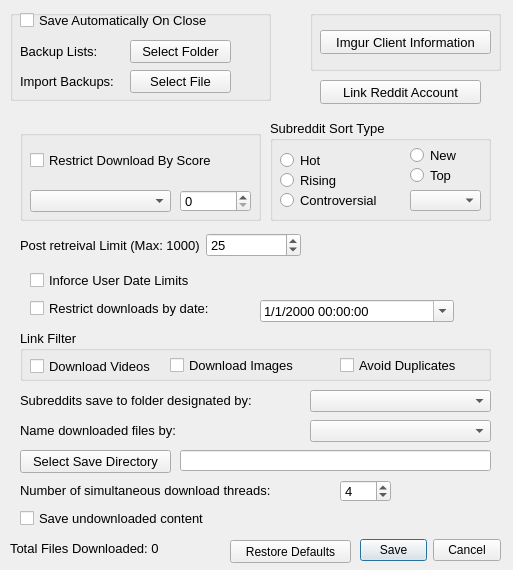
<?xml version="1.0" encoding="UTF-8"?>
<ui version="4.0">
 <class>Settings</class>
 <widget class="QWidget" name="Settings">
  <property name="geometry">
   <rect>
    <x>0</x>
    <y>0</y>
    <width>513</width>
    <height>570</height>
   </rect>
  </property>
  <property name="sizePolicy">
   <sizepolicy hsizetype="Fixed" vsizetype="Fixed">
    <horstretch>0</horstretch>
    <verstretch>0</verstretch>
   </sizepolicy>
  </property>
  <property name="minimumSize">
   <size>
    <width>513</width>
    <height>570</height>
   </size>
  </property>
  <property name="maximumSize">
   <size>
    <width>513</width>
    <height>570</height>
   </size>
  </property>
  <property name="windowTitle">
   <string>Settings</string>
  </property>
  <property name="windowIcon">
   <iconset>
    <normaloff>Images/settings_single_gear.png</normaloff>Images/settings_single_gear.png</iconset>
  </property>
  <property name="whatsThis">
   <string>&lt;html&gt;&lt;head/&gt;&lt;body&gt;&lt;p&gt;&lt;span style=&quot; font-size:10pt;&quot;&gt;This is the settings dialog where the settings used throughout the program are determined.  See the user manual for more information (it can be accessed through the help menu)&lt;/span&gt;&lt;/p&gt;&lt;/body&gt;&lt;/html&gt;</string>
  </property>
  <widget class="QWidget" name="gridLayoutWidget_2">
   <property name="geometry">
    <rect>
     <x>310</x>
     <y>10</y>
     <width>191</width>
     <height>61</height>
    </rect>
   </property>
   <layout class="QGridLayout" name="gridLayout_2">
    <item row="2" column="0">
     <widget class="QGroupBox" name="accounts_group">
      <property name="title">
       <string/>
      </property>
      <widget class="QPushButton" name="imgur_client_button">
       <property name="geometry">
        <rect>
         <x>10</x>
         <y>20</y>
         <width>171</width>
         <height>24</height>
        </rect>
       </property>
       <property name="font">
        <font>
         <pointsize>10</pointsize>
        </font>
       </property>
       <property name="text">
        <string>Imgur Client Information</string>
       </property>
      </widget>
     </widget>
    </item>
   </layout>
  </widget>
  <widget class="QWidget" name="gridLayoutWidget">
   <property name="geometry">
    <rect>
     <x>10</x>
     <y>10</y>
     <width>261</width>
     <height>91</height>
    </rect>
   </property>
   <layout class="QGridLayout" name="gridLayout">
    <item row="0" column="0">
     <widget class="QGroupBox" name="groupBox">
      <property name="title">
       <string/>
      </property>
      <widget class="QCheckBox" name="auto_save_checkbox">
       <property name="geometry">
        <rect>
         <x>10</x>
         <y>0</y>
         <width>241</width>
         <height>20</height>
        </rect>
       </property>
       <property name="font">
        <font>
         <pointsize>10</pointsize>
        </font>
       </property>
       <property name="text">
        <string>Save Automatically On Close</string>
       </property>
      </widget>
      <widget class="QLabel" name="label">
       <property name="geometry">
        <rect>
         <x>10</x>
         <y>30</y>
         <width>85</width>
         <height>23</height>
        </rect>
       </property>
       <property name="font">
        <font>
         <pointsize>10</pointsize>
        </font>
       </property>
       <property name="text">
        <string>Backup Lists:</string>
       </property>
      </widget>
      <widget class="QPushButton" name="backup_select_folder_button">
       <property name="geometry">
        <rect>
         <x>120</x>
         <y>30</y>
         <width>101</width>
         <height>23</height>
        </rect>
       </property>
       <property name="font">
        <font>
         <pointsize>10</pointsize>
        </font>
       </property>
       <property name="text">
        <string>Select Folder</string>
       </property>
      </widget>
      <widget class="QLabel" name="label_2">
       <property name="geometry">
        <rect>
         <x>10</x>
         <y>60</y>
         <width>109</width>
         <height>23</height>
        </rect>
       </property>
       <property name="font">
        <font>
         <pointsize>10</pointsize>
        </font>
       </property>
       <property name="text">
        <string>Import Backups:</string>
       </property>
      </widget>
      <widget class="QPushButton" name="backup_import_file_button">
       <property name="geometry">
        <rect>
         <x>120</x>
         <y>60</y>
         <width>101</width>
         <height>23</height>
        </rect>
       </property>
       <property name="font">
        <font>
         <pointsize>10</pointsize>
        </font>
       </property>
       <property name="text">
        <string>Select File</string>
       </property>
      </widget>
     </widget>
    </item>
   </layout>
  </widget>
  <widget class="QWidget" name="gridLayoutWidget_6">
   <property name="geometry">
    <rect>
     <x>10</x>
     <y>110</y>
     <width>491</width>
     <height>431</height>
    </rect>
   </property>
   <layout class="QGridLayout" name="gridLayout_6">
    <item row="0" column="0">
     <widget class="QStackedWidget" name="stackedWidget">
      <property name="font">
       <font>
        <pointsize>10</pointsize>
       </font>
      </property>
      <property name="currentIndex">
       <number>0</number>
      </property>
      <widget class="QWidget" name="page">
       <widget class="QWidget" name="gridLayoutWidget_3">
        <property name="geometry">
         <rect>
          <x>10</x>
          <y>20</y>
          <width>241</width>
          <height>91</height>
         </rect>
        </property>
        <layout class="QGridLayout" name="gridLayout_3" rowstretch="0,0">
         <property name="horizontalSpacing">
          <number>6</number>
         </property>
         <item row="1" column="0">
          <widget class="QGroupBox" name="score_group">
           <property name="title">
            <string/>
           </property>
           <widget class="QCheckBox" name="restrict_to_score_checkbox">
            <property name="geometry">
             <rect>
              <x>10</x>
              <y>20</y>
              <width>221</width>
              <height>20</height>
             </rect>
            </property>
            <property name="font">
             <font>
              <pointsize>10</pointsize>
             </font>
            </property>
            <property name="toolTip">
             <string>&lt;html&gt;&lt;head/&gt;&lt;body&gt;&lt;p&gt;&lt;span style=&quot; font-size:10pt;&quot;&gt;If checked, posts will only be downloaded if they are above or below a certain score&lt;/span&gt;&lt;/p&gt;&lt;/body&gt;&lt;/html&gt;</string>
            </property>
            <property name="layoutDirection">
             <enum>Qt::LeftToRight</enum>
            </property>
            <property name="text">
             <string>Restrict Download By Score</string>
            </property>
           </widget>
           <widget class="QComboBox" name="post_score_combo">
            <property name="geometry">
             <rect>
              <x>10</x>
              <y>60</y>
              <width>141</width>
              <height>22</height>
             </rect>
            </property>
            <property name="font">
             <font>
              <pointsize>10</pointsize>
             </font>
            </property>
            <property name="editable">
             <bool>false</bool>
            </property>
            <property name="currentText">
             <string/>
            </property>
           </widget>
           <widget class="QSpinBox" name="post_score_limit_spin_box">
            <property name="geometry">
             <rect>
              <x>160</x>
              <y>60</y>
              <width>71</width>
              <height>22</height>
             </rect>
            </property>
            <property name="maximum">
             <number>100000</number>
            </property>
           </widget>
          </widget>
         </item>
        </layout>
       </widget>
       <widget class="QWidget" name="gridLayoutWidget_5">
        <property name="geometry">
         <rect>
          <x>260</x>
          <y>10</y>
          <width>221</width>
          <height>101</height>
         </rect>
        </property>
        <layout class="QGridLayout" name="gridLayout_5">
         <item row="1" column="0" rowspan="2">
          <widget class="QGroupBox" name="subreddit_sort_group">
           <property name="font">
            <font>
             <pointsize>10</pointsize>
            </font>
           </property>
           <property name="title">
            <string>Subreddit Sort Type</string>
           </property>
           <widget class="QRadioButton" name="sub_sort_hot_radio">
            <property name="geometry">
             <rect>
              <x>10</x>
              <y>30</y>
              <width>51</width>
              <height>21</height>
             </rect>
            </property>
            <property name="font">
             <font>
              <pointsize>10</pointsize>
             </font>
            </property>
            <property name="text">
             <string>Hot</string>
            </property>
           </widget>
           <widget class="QRadioButton" name="sub_sort_rising_radio">
            <property name="geometry">
             <rect>
              <x>10</x>
              <y>50</y>
              <width>61</width>
              <height>21</height>
             </rect>
            </property>
            <property name="font">
             <font>
              <pointsize>10</pointsize>
             </font>
            </property>
            <property name="text">
             <string>Rising</string>
            </property>
           </widget>
           <widget class="QRadioButton" name="sub_sort_new_radio">
            <property name="geometry">
             <rect>
              <x>140</x>
              <y>20</y>
              <width>91</width>
              <height>31</height>
             </rect>
            </property>
            <property name="font">
             <font>
              <pointsize>10</pointsize>
             </font>
            </property>
            <property name="text">
             <string>New</string>
            </property>
           </widget>
           <widget class="QRadioButton" name="sub_sort_top_radio">
            <property name="geometry">
             <rect>
              <x>140</x>
              <y>40</y>
              <width>91</width>
              <height>31</height>
             </rect>
            </property>
            <property name="font">
             <font>
              <pointsize>10</pointsize>
             </font>
            </property>
            <property name="text">
             <string>Top</string>
            </property>
           </widget>
           <widget class="QRadioButton" name="sub_sort_controversial_radio">
            <property name="geometry">
             <rect>
              <x>10</x>
              <y>70</y>
              <width>111</width>
              <height>21</height>
             </rect>
            </property>
            <property name="font">
             <font>
              <pointsize>10</pointsize>
             </font>
            </property>
            <property name="text">
             <string>Controversial</string>
            </property>
           </widget>
           <widget class="QComboBox" name="sub_sort_top_combo">
            <property name="geometry">
             <rect>
              <x>140</x>
              <y>70</y>
              <width>71</width>
              <height>21</height>
             </rect>
            </property>
           </widget>
          </widget>
         </item>
        </layout>
       </widget>
       <widget class="QWidget" name="gridLayoutWidget_4">
        <property name="geometry">
         <rect>
          <x>10</x>
          <y>120</y>
          <width>281</width>
          <height>31</height>
         </rect>
        </property>
        <layout class="QGridLayout" name="gridLayout_4">
         <item row="0" column="0">
          <widget class="QLabel" name="post_limit_label">
           <property name="font">
            <font>
             <pointsize>10</pointsize>
            </font>
           </property>
           <property name="text">
            <string>Post retreival Limit (Max: 1000)</string>
           </property>
          </widget>
         </item>
         <item row="0" column="1">
          <widget class="QSpinBox" name="post_limit_spinbox">
           <property name="font">
            <font>
             <pointsize>10</pointsize>
            </font>
           </property>
           <property name="toolTip">
            <string>&lt;html&gt;&lt;head/&gt;&lt;body&gt;&lt;p&gt;&lt;span style=&quot; font-size:10pt;&quot;&gt;Sets the max number of posts to retrieve from Reddit.  The limit is 1000 posts (this limit is imposed by the reddit api)&lt;/span&gt;&lt;/p&gt;&lt;/body&gt;&lt;/html&gt;</string>
           </property>
           <property name="buttonSymbols">
            <enum>QAbstractSpinBox::UpDownArrows</enum>
           </property>
           <property name="accelerated">
            <bool>true</bool>
           </property>
           <property name="minimum">
            <number>1</number>
           </property>
           <property name="maximum">
            <number>1000</number>
           </property>
           <property name="value">
            <number>25</number>
           </property>
          </widget>
         </item>
        </layout>
       </widget>
       <widget class="QGroupBox" name="groupBox_2">
        <property name="geometry">
         <rect>
          <x>10</x>
          <y>220</y>
          <width>471</width>
          <height>51</height>
         </rect>
        </property>
        <property name="font">
         <font>
          <pointsize>10</pointsize>
         </font>
        </property>
        <property name="title">
         <string>Link Filter</string>
        </property>
        <widget class="QCheckBox" name="link_filter_video_checkbox">
         <property name="geometry">
          <rect>
           <x>10</x>
           <y>21</y>
           <width>141</width>
           <height>31</height>
          </rect>
         </property>
         <property name="font">
          <font>
           <pointsize>10</pointsize>
          </font>
         </property>
         <property name="text">
          <string>Download Videos</string>
         </property>
        </widget>
        <widget class="QCheckBox" name="link_filter_image_checkbox">
         <property name="geometry">
          <rect>
           <x>150</x>
           <y>20</y>
           <width>161</width>
           <height>31</height>
          </rect>
         </property>
         <property name="font">
          <font>
           <pointsize>10</pointsize>
          </font>
         </property>
         <property name="text">
          <string>Download Images</string>
         </property>
        </widget>
        <widget class="QCheckBox" name="link_filter_avoid_duplicates_checkbox">
         <property name="geometry">
          <rect>
           <x>320</x>
           <y>20</y>
           <width>131</width>
           <height>31</height>
          </rect>
         </property>
         <property name="font">
          <font>
           <pointsize>10</pointsize>
          </font>
         </property>
         <property name="text">
          <string>Avoid Duplicates</string>
         </property>
        </widget>
       </widget>
       <widget class="QCheckBox" name="date_restriction_checkbox">
        <property name="geometry">
         <rect>
          <x>20</x>
          <y>160</y>
          <width>201</width>
          <height>21</height>
         </rect>
        </property>
        <property name="font">
         <font>
          <pointsize>10</pointsize>
         </font>
        </property>
        <property name="toolTip">
         <string>&lt;html&gt;&lt;head/&gt;&lt;body&gt;&lt;p&gt;&lt;span style=&quot; font-size:10pt;&quot;&gt;If checked, only links that have been posted after the date of the last post downloaded by each user will be downloaded.&lt;/span&gt;&lt;/p&gt;&lt;/body&gt;&lt;/html&gt;</string>
        </property>
        <property name="text">
         <string>Inforce User Date Limits</string>
        </property>
       </widget>
       <widget class="QLabel" name="subreddit_save_location_label">
        <property name="geometry">
         <rect>
          <x>10</x>
          <y>280</y>
          <width>271</width>
          <height>21</height>
         </rect>
        </property>
        <property name="font">
         <font>
          <pointsize>10</pointsize>
         </font>
        </property>
        <property name="text">
         <string>Subreddits save to folder designated by:</string>
        </property>
       </widget>
       <widget class="QComboBox" name="subreddit_save_by_combo">
        <property name="geometry">
         <rect>
          <x>300</x>
          <y>280</y>
          <width>181</width>
          <height>22</height>
         </rect>
        </property>
       </widget>
       <widget class="QLabel" name="name_files_label">
        <property name="geometry">
         <rect>
          <x>10</x>
          <y>310</y>
          <width>181</width>
          <height>21</height>
         </rect>
        </property>
        <property name="font">
         <font>
          <pointsize>10</pointsize>
         </font>
        </property>
        <property name="text">
         <string>Name downloaded files by:</string>
        </property>
       </widget>
       <widget class="QComboBox" name="name_downloads_by_combo">
        <property name="geometry">
         <rect>
          <x>300</x>
          <y>310</y>
          <width>181</width>
          <height>22</height>
         </rect>
        </property>
       </widget>
       <widget class="QLineEdit" name="save_directory_line_edit">
        <property name="geometry">
         <rect>
          <x>170</x>
          <y>340</y>
          <width>311</width>
          <height>21</height>
         </rect>
        </property>
        <property name="font">
         <font>
          <pointsize>9</pointsize>
         </font>
        </property>
       </widget>
       <widget class="QPushButton" name="save_directory_dialog_button">
        <property name="geometry">
         <rect>
          <x>10</x>
          <y>340</y>
          <width>151</width>
          <height>23</height>
         </rect>
        </property>
        <property name="font">
         <font>
          <pointsize>10</pointsize>
         </font>
        </property>
        <property name="text">
         <string>Select Save Directory</string>
        </property>
       </widget>
       <widget class="QCheckBox" name="restrict_by_custom_date_checkbox">
        <property name="geometry">
         <rect>
          <x>20</x>
          <y>190</y>
          <width>211</width>
          <height>17</height>
         </rect>
        </property>
        <property name="text">
         <string>Restrict downloads by date:</string>
        </property>
       </widget>
       <widget class="QDateTimeEdit" name="date_limit_edit">
        <property name="geometry">
         <rect>
          <x>250</x>
          <y>190</y>
          <width>194</width>
          <height>22</height>
         </rect>
        </property>
        <property name="displayFormat">
         <string>M/d/yyyy hh:mm:ss</string>
        </property>
        <property name="calendarPopup">
         <bool>true</bool>
        </property>
       </widget>
       <widget class="QLabel" name="label_3">
        <property name="geometry">
         <rect>
          <x>10</x>
          <y>370</y>
          <width>321</width>
          <height>21</height>
         </rect>
        </property>
        <property name="text">
         <string>Number of simultaneous download threads:</string>
        </property>
       </widget>
       <widget class="QSpinBox" name="thread_limit_spinbox">
        <property name="geometry">
         <rect>
          <x>330</x>
          <y>370</y>
          <width>51</width>
          <height>22</height>
         </rect>
        </property>
        <property name="toolTip">
         <string>&lt;html&gt;&lt;head/&gt;&lt;body&gt;&lt;p&gt;&lt;span style=&quot; font-size:10pt;&quot;&gt;This is the number of download threads that will be spawned to download content simultaneously.  The max number is set based on your computers number of processor cores (real and logical)&lt;/span&gt;&lt;/p&gt;&lt;/body&gt;&lt;/html&gt;</string>
        </property>
        <property name="maximum">
         <number>12</number>
        </property>
        <property name="value">
         <number>4</number>
        </property>
       </widget>
       <widget class="QCheckBox" name="save_undownloaded_content_checkbox">
        <property name="geometry">
         <rect>
          <x>10</x>
          <y>400</y>
          <width>321</width>
          <height>17</height>
         </rect>
        </property>
        <property name="toolTip">
         <string>&lt;html&gt;&lt;head/&gt;&lt;body&gt;&lt;p&gt;When checked, content that has been extracted but not downloaded will be saved and redownloaded during the next run. This prevents content from having to be extracted more than once&lt;/p&gt;&lt;/body&gt;&lt;/html&gt;</string>
        </property>
        <property name="text">
         <string>Save undownloaded content</string>
        </property>
       </widget>
      </widget>
     </widget>
    </item>
   </layout>
  </widget>
  <widget class="QDialogButtonBox" name="save_cancel_button_box">
   <property name="geometry">
    <rect>
     <x>360</x>
     <y>530</y>
     <width>141</width>
     <height>41</height>
    </rect>
   </property>
   <property name="standardButtons">
    <set>QDialogButtonBox::Cancel|QDialogButtonBox::Save</set>
   </property>
   <property name="centerButtons">
    <bool>false</bool>
   </property>
  </widget>
  <widget class="QLabel" name="total_files_downloaded_label">
   <property name="geometry">
    <rect>
     <x>10</x>
     <y>540</y>
     <width>221</width>
     <height>16</height>
    </rect>
   </property>
   <property name="font">
    <font>
     <pointsize>10</pointsize>
    </font>
   </property>
   <property name="text">
    <string>Total Files Downloaded: 0</string>
   </property>
  </widget>
  <widget class="QPushButton" name="restore_defaults_button">
   <property name="geometry">
    <rect>
     <x>230</x>
     <y>540</y>
     <width>121</width>
     <height>23</height>
    </rect>
   </property>
   <property name="text">
    <string>Restore Defaults</string>
   </property>
  </widget>
  <widget class="QPushButton" name="reddit_account_link_button">
   <property name="geometry">
    <rect>
     <x>320</x>
     <y>80</y>
     <width>161</width>
     <height>24</height>
    </rect>
   </property>
   <property name="font">
    <font>
     <pointsize>10</pointsize>
    </font>
   </property>
   <property name="text">
    <string>Link Reddit Account</string>
   </property>
  </widget>
 </widget>
 <resources/>
 <connections/>
</ui>
